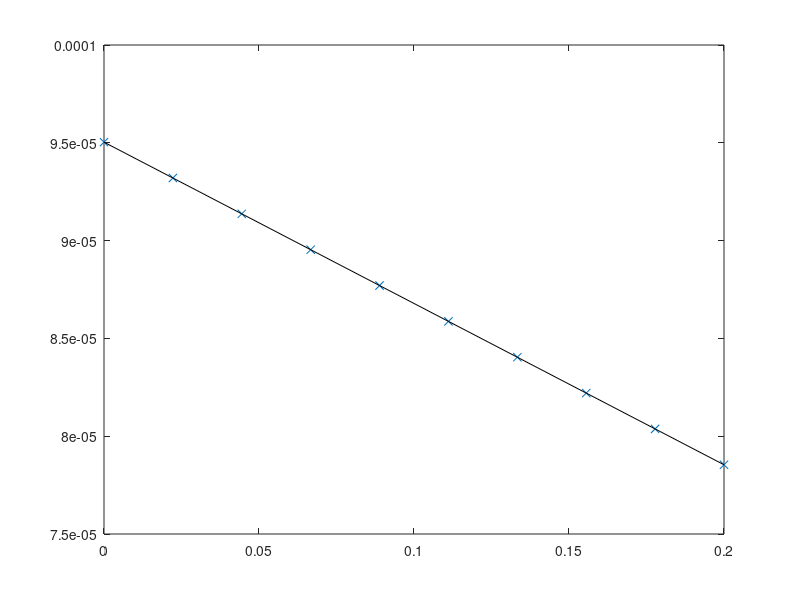

Here is the MATLAB script that generated this plot:
clear;

par.l = 0.2;
par.ds = 0.011;
par.de = 0.01;
par.As = par.ds*par.ds*pi/4;
par.Ae = par.de*par.de*pi/4;

nx = 10;
dx = par.l/(nx-1);
x = linspace(0,par.l,nx);

An = par.As + x/par.l*(par.Ae-par.As);
dAn = 1/par.l*(par.Ae-par.As);

A = zeros(nx,1);
A(nx) = par.Ae;

for i=nx-1:-1:1
    A(i) = A(i+1) - dx*( sqrt(A(i+1)/An(i+1))*dAn + 2*sqrt(A(i+1))/An(i+1)*(sqrt(A(i+1))-sqrt(An(i+1))));
end

figure(2);
plot(x,A,'x');
hold on;
plot(x,An,'k');
